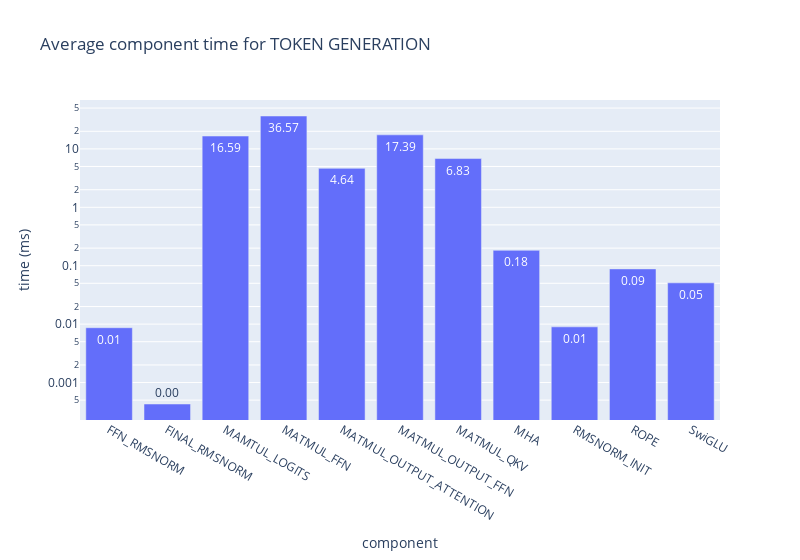

Write notebook code for a chart like this one.
### Code cell
import json
import pandas as pd
import plotly.express as px

with open(file) as f:
    data = json.load(f)

json2 = data["JSON_2"]

df = pd.DataFrame({
    "component": list(json2.keys()),
    "time (ms)": [
        sum(values[2:]) / len(values[2:]) if isinstance(values, list) and len(values) > 2 else None
        for values in json2.values()
    ]
})

df = df.dropna()

fig = px.bar(
    df,
    x="component",
    y="time (ms)",
    title="Average component time for TOKEN GENERATION",
    log_y=True,
    text_auto='.2f',
    width=800
)
fig.show()

### Figure 1 — Plotly figure (JSON) as saved in the notebook; plotly's stock layout.template omitted (floating-point values rounded to 4 significant figures)
{"data": [{"hovertemplate": "component=%{x}<br>time (ms)=%{y}<extra></extra>", "legendgroup": "", "marker": {"color": "#636efa", "pattern": {"shape": ""}}, "name": "", "orientation": "v", "showlegend": false, "textposition": "auto", "texttemplate": "%{y:.2f}", "type": "bar", "x": ["FFN_RMSNORM", "FINAL_RMSNORM", "MAMTUL_LOGITS", "MATMUL_FFN", "MATMUL_OUTPUT_ATTENTION", "MATMUL_OUTPUT_FFN", "MATMUL_QKV", "MHA", "RMSNORM_INIT", "ROPE", "SwiGLU"], "xaxis": "x", "y": [0.008676, 0.0004289, 16.59, 36.57, 4.642, 17.39, 6.831, 0.1835, 0.008974, 0.08816, 0.05087], "yaxis": "y"}], "layout": {"barmode": "relative", "legend": {"tracegroupgap": 0}, "title": {"text": "Average component time for TOKEN GENERATION"}, "width": 800, "xaxis": {"anchor": "y", "domain": [0, 1], "title": {"text": "component"}}, "yaxis": {"anchor": "x", "domain": [0, 1], "title": {"text": "time (ms)"}, "type": "log"}}}
